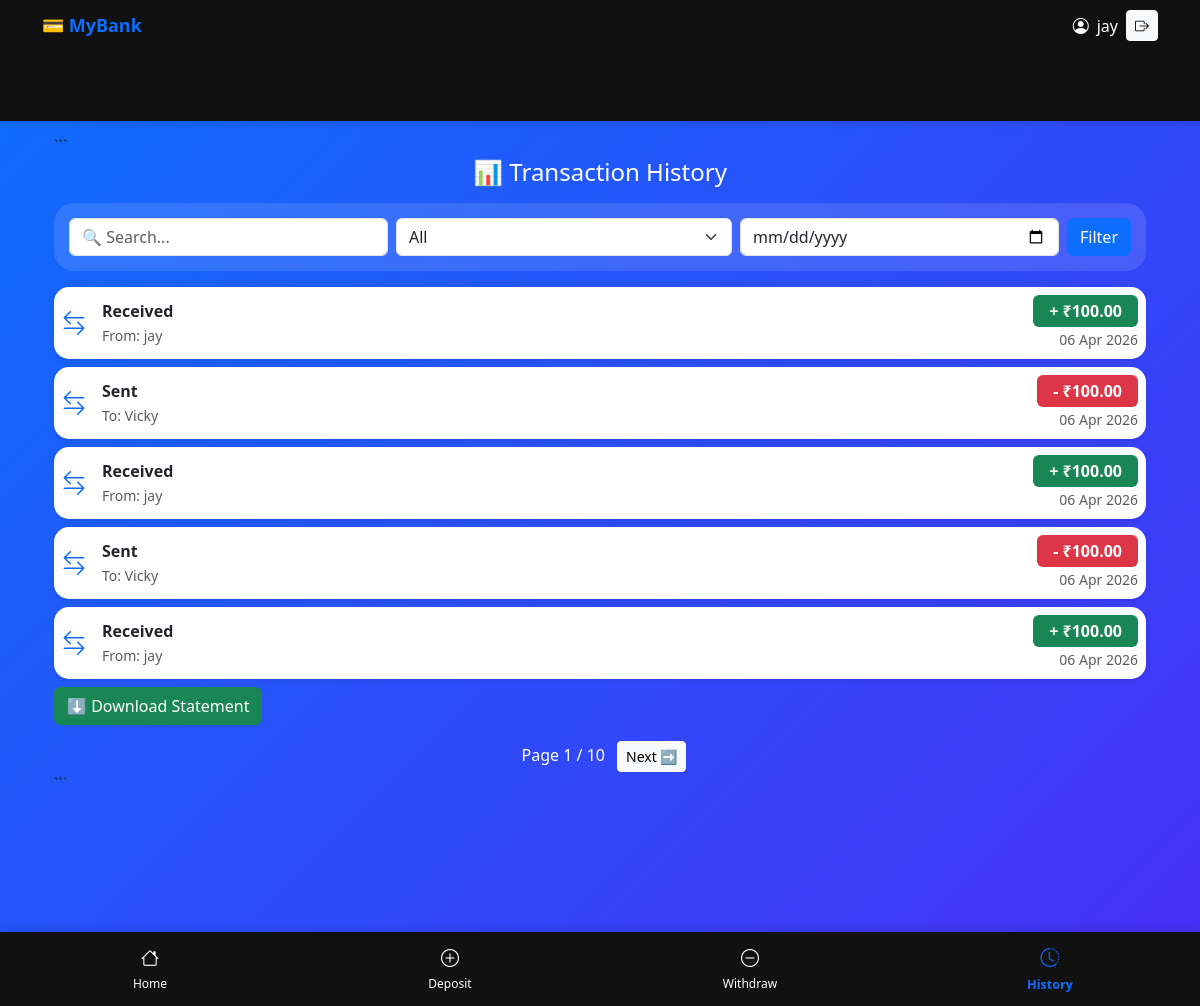
Page /history/ (signed in) on the committed database.
### accounts/models.py (models this page shows, shortened)
class Transaction(models.Model):
    TRANSACTION_TYPE = (
        ('DEPOSIT', 'Deposit'),
        ('WITHDRAW', 'Withdraw'),
        ('TRANSFER_SENT', 'Transfer Sent'),
        ('TRANSFER_RECEIVED', 'Transfer Received'),
    )
    account = models.ForeignKey(
        Account,
        on_delete=models.CASCADE,
        related_name='transactions'
    )
    sender = models.ForeignKey(
        Account,
        on_delete=models.SET_NULL,
        null=True,
        blank=True,
        related_name='sent_transactions'
    )
    receiver = models.ForeignKey(
        Account,
        on_delete=models.SET_NULL,
        null=True,
        blank=True,
        related_name='received_transactions'
    )
    amount = models.DecimalField(
        max_digits=10,
        decimal_places=2
    )
    transaction_type = models.CharField(
        max_length=20,
        choices=TRANSACTION_TYPE
    )
    timestamp = models.DateTimeField(auto_now_add=True)
    class Meta:
        ordering = ['-timestamp']  # latest first

class Account(models.Model):
    user = models.OneToOneField(User, on_delete=models.CASCADE)
    account_number = models.CharField(max_length=12, unique=True)
    balance = models.DecimalField(max_digits=10, decimal_places=2, default=0)
    created_at = models.DateTimeField(auto_now_add=True)

### accounts/views.py (the view, shortened to what this page needs)
# urls.py: path('history/', views.transaction_history, name='history'),
@login_required
def transaction_history(request):
    account = Account.objects.get(user=request.user)
    transactions = Transaction.objects.filter(
        Q(sender=account) | Q(receiver=account)
    ).order_by('-timestamp')
    search = request.GET.get('search', '')
    t_type = request.GET.get('type', '')
    date = request.GET.get('date', '')
    if t_type:
        transactions = transactions.filter(transaction_type=t_type)
    if date:
        transactions = transactions.filter(timestamp__date=date)
    paginator = Paginator(transactions, 5)
    page_number = request.GET.get('page')
    transactions = paginator.get_page(page_number)
    return render(request, 'history.html', {
        'transactions': transactions
    })

### accounts/templates/history.html (shortened to what this page needs)
{% extends 'base.html' %}
{% block content %}
<div class="container mt-3">
```
<h4 class="text-center text-white mb-3">📊 Transaction History</h4>
<form method="GET" class="filter-box mb-3">
    <div class="d-flex gap-2 filter-row">
        <input type="text" name="search" class="form-control"
               placeholder="🔍 Search..."
               value="{{ request.GET.search }}">
        <select name="type" class="form-select">
            <option value="">All</option>
        </select>
        <input type="date" name="date" class="form-control"
               value="{{ request.GET.date }}">
        <button type="submit" class="btn btn-primary">
            Filter
        </button>
    </div>
</form>
{% for t in transactions %}
<div class="card tx-card shadow-sm mb-2 p-2">
    <div class="d-flex justify-content-between align-items-center">
        <div class="d-flex align-items-center">
            <div class="me-3">
                {% if t.transaction_type == "DEPOSIT" %}
                    <i class="bi bi-arrow-down-circle text-success fs-4"></i>
                {% elif t.transaction_type == "WITHDRAW" %}
                    <i class="bi bi-arrow-up-circle text-danger fs-4"></i>
                {% else %}
                    <i class="bi bi-arrow-left-right text-primary fs-4"></i>
                {% endif %}
            </div>
            <div>
                <strong>
                    {% if t.transaction_type == "DEPOSIT" %}
                        Deposit
                    {% elif t.transaction_type == "WITHDRAW" %}
                        Withdraw
                    {% elif t.transaction_type == "TRANSFER_RECEIVED" %}
                        Received
                    {% elif t.transaction_type == "TRANSFER_SENT" %}
                        Sent
                    {% endif %}
                </strong>
                <br>
                <small class="text-muted">
                    {% if t.transaction_type == "TRANSFER_RECEIVED" %}
                        From: {{ t.sender.user.username|default:"Unknown" }}
                    {% elif t.transaction_type == "TRANSFER_SENT" %}
                        To: {{ t.receiver.user.username|default:"Unknown" }}
                    {% elif t.transaction_type == "DEPOSIT" %}
                        From: Bank
                    {% elif t.transaction_type == "WITHDRAW" %}
                        To: Cash
                    {% endif %}
                </small>
            </div>
        </div>
        <div class="text-end">
            {% if t.transaction_type == "DEPOSIT" or t.transaction_type == "TRANSFER_RECEIVED" %}
                <span class="badge bg-success px-3 py-2 fs-6">
                    + ₹{{ t.amount }}
                </span>
            {% else %}
                <span class="badge bg-danger px-3 py-2 fs-6">
                    - ₹{{ t.amount }}
                </span>
            {% endif %}
            <br>
            <small class="text-muted">
                {{ t.timestamp|date:"d M Y" }}
            </small>
        </div>
    </div>
</div>
{% empty %}
<div class="text-center text-white mt-5">
    <p>No transactions found</p>
</div>
{% endfor %}
<a href="{% url 'download_statement' %}" class="btn btn-success">
    ⬇ Download Statement
</a>
<div class="mt-3 text-center">
    <span class="mx-2 text-white">
        Page {{ transactions.number }} / {{ transactions.paginator.num_pages }}
    </span>
    {% if transactions.has_next %}
        <a class="btn btn-light btn-sm"
           href="?page={{ transactions.next_page_number }}&search={{ request.GET.search }}&type={{ request.GET.type }}&date={{ request.GET.date }}">
           Next ➡
        </a>
    {% endif %}
</div>
```
</div>
{% endblock %}

### accounts/templates/base.html (shortened to what this page needs)
{% load static %}
<!doctype html>
<html lang="en">
  <head>
    <link rel="stylesheet" href="{% static 'css/style.css' %}" />
    <link
      href="https://cdn.jsdelivr.net/npm/bootstrap@5.3.0/dist/css/bootstrap.min.css"
      rel="stylesheet"
    />
    <link
      href="https://cdn.jsdelivr.net/npm/bootstrap-icons/font/bootstrap-icons.css"
      rel="stylesheet"
    />
  </head>
  <body>
    <nav class="top-navbar">
      <div class="container d-flex justify-content-between align-items-center">
        <div class="logo">💳 MyBank</div>
        <div class="d-flex align-items-center gap-2">
          <i class="bi bi-person-circle"></i>
          <span>{{ request.user.username }}</span>
          <form method="POST" action="{% url 'logout' %}">
            <button type="submit" class="btn btn-sm btn-light">
              <i class="bi bi-box-arrow-right"></i>
            </button>
          </form>
        </div>
      </div>
    </nav>
    <nav class="navbar navbar-dark bg-primary px-3">
      <span class="navbar-brand h5">  MyBank </span>
    </nav>
    <div class="container mt-3">{% block content %} {% endblock %}</div>
    <nav class="bottom-nav">
      <a href="/" class="nav-item">
        <i class="bi bi-house"></i>
        <span>Home</span>
      </a>
      <a href="/deposit/" class="nav-item">
        <i class="bi bi-plus-circle"></i>
        <span>Deposit</span>
      </a>
      <a href="/withdraw/" class="nav-item">
        <i class="bi bi-dash-circle"></i>
        <span>Withdraw</span>
      </a>
      <a href="/history/" class="nav-item">
        <i class="bi bi-clock-history"></i>
        <span>History</span>
      </a>
    </nav>
  </body>
</html>

### accounts/static/css/style.css (style rules this page uses)
body { background: #f4f6f9; font-family: 'Segoe UI', sans-serif; }
* { transition: all 0.2s ease-in-out; }
.card { border-radius: 16px; border: none; }
.bottom-nav { position: fixed; bottom: 0; left: 0; width: 100%; background: #ffffff; display: flex; justify-content: space-around; align-items: center; padding: 10px 0; box-shadow: 0 -2px 10px rgba(0,0,0,0.1); z-index: 1000; }
.nav-item { text-align: center; color: #666; text-decoration: none; font-size: 12px; flex: 1; }
.nav-item i { font-size: 20px; display: block; margin-bottom: 3px; }
.nav-item:hover, .nav-item.active { color: #0d6efd; }
.nav-item.active { font-weight: bold; }
body { padding-bottom: 70px; }
.top-navbar { position: fixed; top: 0; width: 100%; background: white; padding: 10px 0; box-shadow: 0 2px 8px rgba(0,0,0,0.1); z-index: 1000; }
.top-navbar .logo { font-weight: bold; font-size: 18px; color: #0d6efd; }
.bottom-nav { position: fixed; bottom: 0; width: 100%; background: white; display: flex; justify-content: space-around; align-items: center; padding: 8px 0; box-shadow: 0 -2px 10px rgba(0,0,0,0.1); z-index: 1000; }
.nav-item { text-align: center; color: #777; text-decoration: none; font-size: 12px; flex: 1; padding: 5px; }
.nav-item i { font-size: 20px; display: block; }
.nav-item:hover, .nav-item.active { color: #0d6efd; transform: scale(1.05); }
.nav-item.active span { font-weight: bold; }
body { padding-top: 60px; padding-bottom: 70px; background: #f4f6f9; }
body { background: #f4f6f9; }
.card { border-radius: 15px; border: none; }
.container { max-width: 700px; }

### accounts/templates/base.html (style rules this page uses)
body { overflow-x: hidden; margin: 0; }
.top-navbar { background: #111; color: white; padding: 10px 0; }
.logo { font-size: 18px; font-weight: bold; }
.bottom-nav { display: flex; justify-content: space-around; align-items: center; position: fixed; bottom: 0; width: 100%; background: #111; padding: 8px 0; z-index: 999; }
.bottom-nav .nav-item { color: white; text-align: center; font-size: 12px; text-decoration: none; }
.bottom-nav i { font-size: 18px; display: block; }
.bottom-nav .active { color: #0d6efd; }
.container { padding-bottom: 70px; }

### accounts/templates/history.html (style rules this page uses)
body { background: linear-gradient(135deg, #0d6efd, #6610f2, #20c997); background-size: 300% 300%; animation: gradientMove 10s ease infinite; }
.filter-box { background: rgba(255,255,255,0.12); backdrop-filter: blur(15px); border-radius: 20px; padding: 15px; }
.tx-card { border-radius: 15px; background: white; transition: 0.3s; border: none; }

### rows in the picture
Transaction: shows "Received", sender.user.username "jay", amount "100.00", timestamp "06 Apr 2026"
Transaction: transaction_type "Sent", receiver.user.username "Vicky", amount "100.00", timestamp "06 Apr 2026"
Transaction: shows "Received", sender.user.username "jay", amount "100.00", timestamp "06 Apr 2026"
Transaction: transaction_type "Sent", receiver.user.username "Vicky", amount "100.00", timestamp "06 Apr 2026"
Transaction: shows "Received", sender.user.username "jay", amount "100.00", timestamp "06 Apr 2026"

### other values in the picture
{{ request.user.username }} "jay"
{{ transactions.number }} "1"
{{ transactions.paginator.num_pages }} "10"
